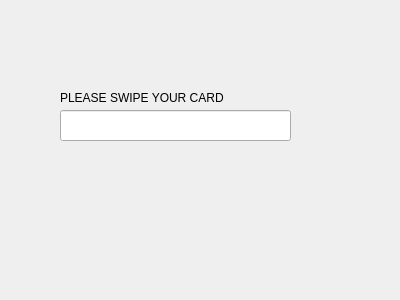
<?xml version="1.0" encoding="UTF-8"?>
<ui version="4.0">
 <class>rc522</class>
 <widget class="QDialog" name="rc522">
  <property name="geometry">
   <rect>
    <x>0</x>
    <y>0</y>
    <width>400</width>
    <height>300</height>
   </rect>
  </property>
  <property name="windowTitle">
   <string>rc522</string>
  </property>
  <widget class="QLineEdit" name="id_Edit">
   <property name="geometry">
    <rect>
     <x>60</x>
     <y>110</y>
     <width>231</width>
     <height>31</height>
    </rect>
   </property>
   <property name="sizePolicy">
    <sizepolicy hsizetype="Minimum" vsizetype="Fixed">
     <horstretch>0</horstretch>
     <verstretch>0</verstretch>
    </sizepolicy>
   </property>
  </widget>
  <widget class="QLabel" name="label">
   <property name="geometry">
    <rect>
     <x>60</x>
     <y>90</y>
     <width>271</width>
     <height>16</height>
    </rect>
   </property>
   <property name="sizePolicy">
    <sizepolicy hsizetype="Minimum" vsizetype="Preferred">
     <horstretch>0</horstretch>
     <verstretch>0</verstretch>
    </sizepolicy>
   </property>
   <property name="text">
    <string>PLEASE SWIPE YOUR CARD</string>
   </property>
  </widget>
 </widget>
 <layoutdefault spacing="6" margin="11"/>
 <resources/>
 <connections/>
</ui>
